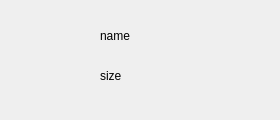
<?xml version="1.0" encoding="UTF-8"?>
<ui version="4.0">
 <class>FileView</class>
 <widget class="QWidget" name="FileView">
  <property name="geometry">
   <rect>
    <x>0</x>
    <y>0</y>
    <width>280</width>
    <height>120</height>
   </rect>
  </property>
  <property name="minimumSize">
   <size>
    <width>280</width>
    <height>120</height>
   </size>
  </property>
  <property name="maximumSize">
   <size>
    <width>280</width>
    <height>120</height>
   </size>
  </property>
  <property name="windowTitle">
   <string>Form</string>
  </property>
  <widget class="QLabel" name="label">
   <property name="geometry">
    <rect>
     <x>10</x>
     <y>20</y>
     <width>80</width>
     <height>80</height>
    </rect>
   </property>
   <property name="text">
    <string/>
   </property>
  </widget>
  <widget class="QLabel" name="label_2">
   <property name="geometry">
    <rect>
     <x>100</x>
     <y>20</y>
     <width>171</width>
     <height>31</height>
    </rect>
   </property>
   <property name="text">
    <string>name</string>
   </property>
  </widget>
  <widget class="QLabel" name="label_3">
   <property name="geometry">
    <rect>
     <x>100</x>
     <y>60</y>
     <width>171</width>
     <height>31</height>
    </rect>
   </property>
   <property name="text">
    <string>size</string>
   </property>
  </widget>
 </widget>
 <resources/>
 <connections/>
</ui>
